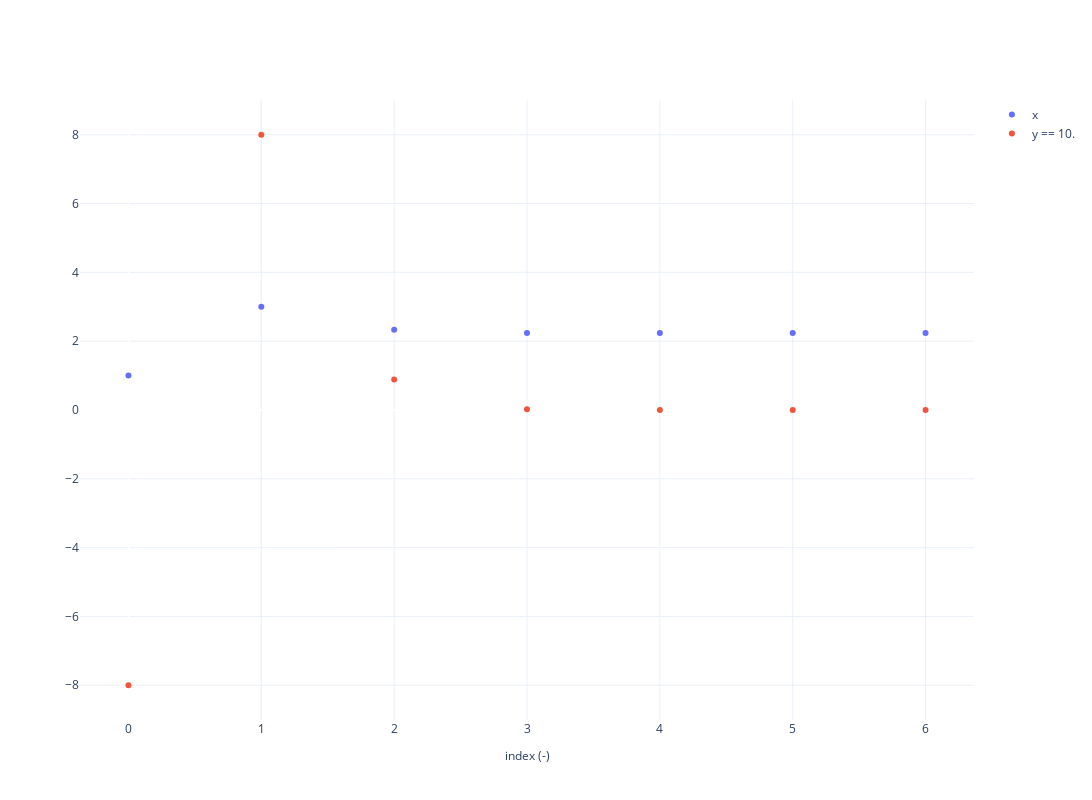

The code cell stored with this chart in its notebook:
### Code cell
from cosapp.systems import System


class ParabolicSystem(System):

    def setup(self):
        self.add_inward("a", 2.0)
        self.add_inward("x", 1.0)

        self.add_outward("y")

    def compute(self):
        self.y = self.a * self.x**2


p = ParabolicSystem("p")

p_design = p.add_driver(NonLinearSolver("solver", factor=1.0))
p_design.add_equation("y == 10.").add_unknown("x")
p.run_drivers()

plot_solver_trace(p_design)

### Figure 1 — Plotly figure (JSON) as saved in the notebook; plotly's stock layout.template omitted (floating-point values rounded to 4 significant figures)
{"data": [{"mode": "markers", "name": "x", "type": "scatter", "x": [0, 1, 2, 3, 4, 5, 6], "y": [1, 3.0, 2.333, 2.238, 2.236, 2.236, 2.236]}, {"mode": "markers", "name": "y == 10.", "type": "scatter", "x": [0, 1, 2, 3, 4, 5, 6], "y": [-8, 8.0, 0.8889, 0.01815, 8.357e-06, 3.788e-09, 1.776e-15]}], "layout": {"height": 800, "hovermode": "x", "plot_bgcolor": "white", "width": 1800, "xaxis": {"gridcolor": "#EBF0F8", "title": {"font": {"size": 12}, "text": "index (-)"}}, "yaxis": {"gridcolor": "#EBF0F8"}}}
